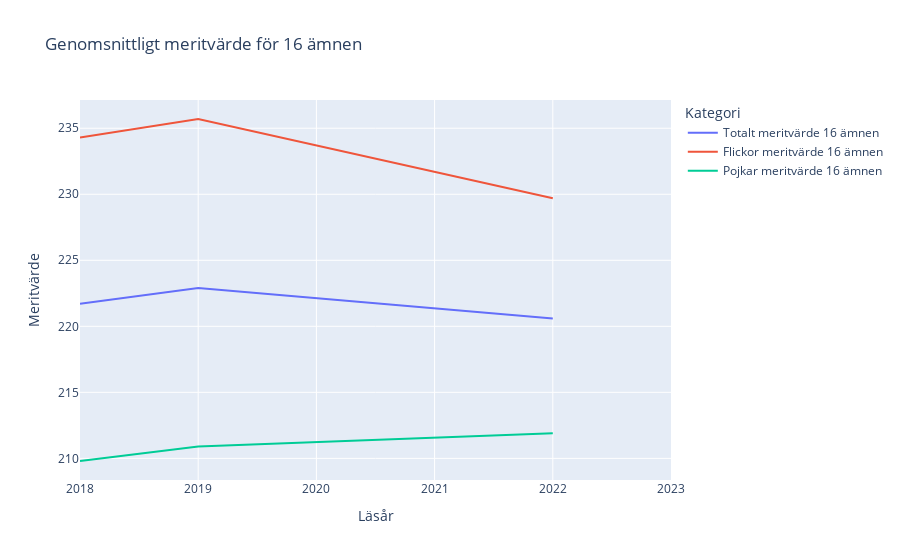

Write notebook code for a chart like this one.
### Markdown cell above
b) Rita ett linjediagram för meritvärde för 16 ämnen för totalt, flickor och pojkar för läsår 18-23.

### Code cell
df = pd.read_excel("../data/betyg_o_prov_riksnivå.xlsx", sheet_name="Tabell 1B", usecols="A:D")

df.columns = [
    "Läsår", 
    "Totalt meritvärde 16 ämnen", 
    "Flickor meritvärde 16 ämnen", 
    "Pojkar meritvärde 16 ämnen"
]

# Filtrera bort rader som inte matchar det förväntade läsårsformatet som t.ex. 2019/20
df = df[df['Läsår'].str.contains('^\d{4}/\d{2}$', na=False)]

# Extraherar startåret och lägger till 1 för att få slutåret
df['Läsår'] = df['Läsår'].str.slice(0, 4).astype(int)

# Skapar linjediagrammet
fig = px.line(df, x="Läsår", y=["Totalt meritvärde 16 ämnen", "Flickor meritvärde 16 ämnen", "Pojkar meritvärde 16 ämnen"],
              labels={"value": "Meritvärde", "variable": "Kategori"},
              title="Genomsnittligt meritvärde för 16 ämnen")

# Sätter axelns intervall från 2018 till 2023 för att inkludera hela dataserien
fig.update_xaxes(dtick=1, range=[2018,2023])

fig.show()

### Figure 1 — Plotly figure (JSON) as saved in the notebook; plotly's stock layout.template omitted (floating-point values rounded to 4 significant figures)
{"data": [{"hovertemplate": "Kategori=Totalt meritvärde 16 ämnen<br>Läsår=%{x}<br>Meritvärde=%{y}<extra></extra>", "legendgroup": "Totalt meritvärde 16 ämnen", "line": {"color": "#636efa", "dash": "solid"}, "marker": {"symbol": "circle"}, "mode": "lines", "name": "Totalt meritvärde 16 ämnen", "orientation": "h", "showlegend": true, "type": "scatter", "x": [2018, 2019, 2022], "xaxis": "x", "y": [221.7, 222.9, 220.6], "yaxis": "y"}, {"hovertemplate": "Kategori=Flickor meritvärde 16 ämnen<br>Läsår=%{x}<br>Meritvärde=%{y}<extra></extra>", "legendgroup": "Flickor meritvärde 16 ämnen", "line": {"color": "#EF553B", "dash": "solid"}, "marker": {"symbol": "circle"}, "mode": "lines", "name": "Flickor meritvärde 16 ämnen", "orientation": "h", "showlegend": true, "type": "scatter", "x": [2018, 2019, 2022], "xaxis": "x", "y": [234.3, 235.7, 229.7], "yaxis": "y"}, {"hovertemplate": "Kategori=Pojkar meritvärde 16 ämnen<br>Läsår=%{x}<br>Meritvärde=%{y}<extra></extra>", "legendgroup": "Pojkar meritvärde 16 ämnen", "line": {"color": "#00cc96", "dash": "solid"}, "marker": {"symbol": "circle"}, "mode": "lines", "name": "Pojkar meritvärde 16 ämnen", "orientation": "h", "showlegend": true, "type": "scatter", "x": [2018, 2019, 2022], "xaxis": "x", "y": [209.8, 210.9, 211.9], "yaxis": "y"}], "layout": {"legend": {"title": {"text": "Kategori"}, "tracegroupgap": 0}, "title": {"text": "Genomsnittligt meritvärde för 16 ämnen"}, "xaxis": {"anchor": "y", "domain": [0, 1], "dtick": 1, "range": [2018, 2023], "title": {"text": "Läsår"}}, "yaxis": {"anchor": "x", "domain": [0, 1], "title": {"text": "Meritvärde"}}}}
